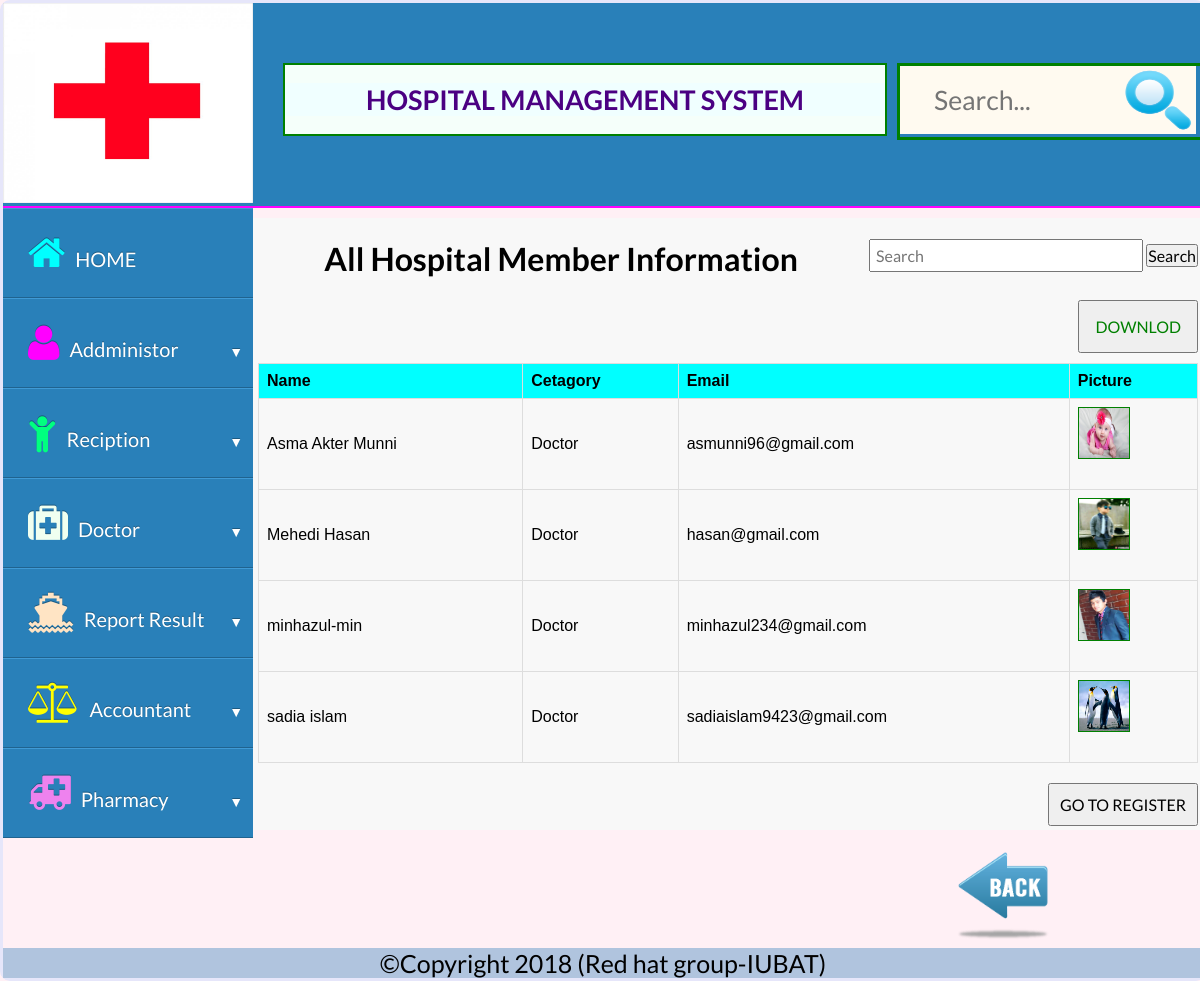
Screenshot of /all_users/Dr_and_Nurse_list.php with the database file from the repository.
### tables this page shows
CREATE TABLE `registration` (
  `id` int(11) NOT NULL,
  `name` varchar(111) NOT NULL,
  `password` varchar(111) NOT NULL,
  `Cetagory` varchar(111) NOT NULL,
  `email` varchar(111) NOT NULL,
  `pic` varchar(111) NOT NULL
);

### functions/dbconfig.php (called while the page is built)
<?php
	class dbconfig{
		public function connection(){
			$conn = new mysqli("127.0.0.1","root","","hospital_management_system");
			return $conn;
		}
	}
?>

### functions/functions.php (called while the page is built, shortened)
<?php
class cls_func{
	public function con(){
		$connect = new dbconfig();
		return $connect->connection();
	}
	public function view_st_info(){
		$result = $this->con()->query("Select * from registration");
		return $result;
	}
	}
	?>

### all_users/Dr_and_Nurse_list.php (the view, shortened to what this page needs)
<?php
  require_once('../functions/dbconfig.php');
  require_once('../functions/functions.php');
  $obj = new cls_func();
  $qry=$obj->view_st_info();
?>
<!DOCTYPE HTML>
<html>
  <head>
			<link rel="stylesheet" type="text/css" href="../css/project.css"/>
			<link rel="stylesheet" type="text/css" href="../css/font-awesome.min.css"/>
			<link rel="stylesheet" href="../css/normalize.css">
        	<link rel="stylesheet" href="../css/dropdown.css">
  </head>
  <body>
      <div class="all">
        <div class="firsttwo">
          <div class="logo">
            <img src="../images/medical-logo.jpeg" style="width:250px;height:200px;"/>
          </div>
          <div class="title">
            <center>
            <h1>HOSPITAL MANAGEMENT SYSTEM</h1>
            </center>
          </div>
          <div class="search">
            <div class="box">
  <div class="container-1">
      <input type="search" id="search" placeholder="Search..." />
   <a href=""><img src="../images/search.png" alt="" style="width:76px;
   height:68px;
   background-color:#FFFAF0;
   margin:0px;
  "/></a>
  </div>
</div>
          </div>
        </div>
        <div class="secondthree">
    <div class="container">
    <ul>
      <li class="dropdown">
        <a href="../index.php" data-toggle="dropdown"><i class="fa-2x fa fa-home" aria-hidden="true" style="margin-right:10px;color:#00FFFF;"></i>HOME </a>
      </li>
      <li class="dropdown">
        <a href="#" data-toggle="dropdown"><i class="fa-2x fa fa-user" aria-hidden="true" style="margin-right:10px;color:#FF00FF;"></i>Addministor <i class="icon-arrow"></i></a>
      </li>
    <li class="dropdown">
      <a href="#" data-toggle="dropdown"><i class="fa-2x fa fa-child" aria-hidden="true" style="margin-right:10px;color:#00FF7F;"></i>Reciption <i class="icon-arrow"></i></a>
    </li><li class="dropdown">
      <a href="#" data-toggle="dropdown"><i class="fa-2x fa fa-medkit" aria-hidden="true" style="margin-right:10px;color:#F0FFF0;"></i>Doctor<i class="icon-arrow"></i></a>
    </li><li class="dropdown">
      <a href="#" data-toggle="dropdown"><i class="fa-2x fa fa-ship" aria-hidden="true" style="margin-right:10px;color:#FFE4C4;"></i>Report Result<i class="icon-arrow"></i></a>
    </li><li class="dropdown">
      <a href="#" data-toggle="dropdown"><i class="fa-2x fa fa-balance-scale" aria-hidden="true" style="margin-right:10px;color:#FFFF00;"></i>Accountant<i class="icon-arrow"></i></a>
    </li>
    <li class="dropdown">
      <a href="#" data-toggle="dropdown"><i class="fa-2x fa fa-ambulance" aria-hidden="true" style="margin-right:10px;color:#EE82EE;"></i>Pharmacy<i class="icon-arrow"></i></a>
    </li>
  </ul>
</div>
          <div class="MIDDLE" style="height: 612px;">
                         <article style="width:940px;margin:0px auto;">
                                        <form method="GET" action="search.php" style="float: right;">
                                                <input type="text" name="query" placeholder="Search ">
                                                <button type="submit">Search</button><br>
                                            </form>
                                         <center> <h1>All Hospital Member Information</h1></center>
                                         <a href = "reg_details_list_pdf.php"><button style="float: right;margin-bottom: 10px;padding: 15px;color:green;">DOWNLOD</button></a>
                                            <table>
                                          <tr>
                                            <th>Name</th>
                                            <th>Cetagory</th>
                                            <th>Email</th>
                                            <th>Picture</th>
                                          </tr>
                                          <?php
                                          while($rec=$qry->fetch_assoc())
                                                    {
                                          ?>
                                          <tr>
                                            <td><?php echo $rec['name']; ?></td>
                                            <td><?php echo $rec['Cetagory']; ?></td>
                                            <td><?php echo $rec['email']; ?></td>
                                             <td>
                                                   <img id="logo_preview" src="../images/<?php echo $rec['pic'];?>" style="height:50px; width:50px; border:1px green solid;"><br><br>
                                            </td>
                                          </tr>
                                        <?php
                                                    }
                                        ?>
                                               </table>
                                             <center><a href = "register.php"><input type = "button" value = "GO TO REGISTER" style="padding: 10px;margin-top: 20px;float: right;" /></a></center>
                                       </article>
                   </div>
                <div class="back" style="float:right;">
                  <center>
                  <a href=""><img src="../images/back-icon.png" style="width:100px;height: 100px;" /></a>
                  </center>
                </div>
          </div>
        <div class="copyright">
        <center>
        &copy;Copyright 2018 (Red hat group-IUBAT)
        </center>
        </div>
      </div>
  </body>
</html>

### css/project.css (style rules this page uses)
* { margin:0px;padding:0px; }
body { background-color:#FFF0F5; }
.all { width:1200px;margin:0px auto;background-color:#FFF0F5;border:3px solid #E6E6FA;border-radius:10px; }
.firsttwo { background-color:#2980B9;display:block;overflow:hidden;border-bottom:2px solid #FF00FF; }
.logo { background-color:;float:left; }
.title { background-color:#F5FFFA;margin-left:30px;margin-top:60px;width:600px;float:left;padding:0px;border:2px solid green; }
.title h1 { background-color:#F0FFFF;color:#4B0082;font-size:27px; }
.secondthree { overflow:hidden;display:block; }
.MIDDLE { background-color: #f8f8f8;width:950px;margin:10px auto;overflow: hidden; }
.copyright { background-color:#B0C4DE;font-size:25px;margin-top:5px; }
.search { float:right;margin-top:60px;border:3px solid green; }
.container-1 { width: 300px; vertical-align: middle; white-space: nowrap; position: relative; }
.container-1 input#search { width: 220px; height: 50px; background:#FFFAF0; border: none; font-size: 20pt; float: left; color: #63717f; padding:34px; }
input[type="text"],input[type="email"],input[type="password"] { border:1px solod green;width: 260px;margin-bottom: 10px;margin-left: 5px;padding: 5px; }
.back { width:400px;margin:0px auto; }

### css/dropdown.css (style rules this page uses)
body { font-family: "Lato", Helvetica, Arial; font-size: 16px; }
*, *:before, *:after { -webkit-border-sizing: border-box; -moz-border-sizing: border-box; border-sizing: border-box; }
.container { float:left; width: 250px; margin: 0px; }
.container > ul { list-style: none; padding: 0; margin: 0 0 20px 0; }
.dropdown a { text-decoration: none;font-size: 20px; }
.dropdown [data-toggle="dropdown"] { position: relative; display: block; color: white; background: #2980B9; -moz-box-shadow: 0 1px 0 #409ad5 inset, 0 -1px 0 #20638f inset; -webkit-box-shadow: 0 1px 0 #409ad5 inset, 0 -1px 0 #20638f inset; box-shadow: 0 1px 0 #409ad5 inset, 0 -1px 0 #20638f inset; text-shadow: 0 -1px 0 rgba(0, 0, 0, 0.3); padding: 25px; }
.dropdown .icon-arrow { position: absolute; display: block; font-size: 0.7em; color: #fff; top: 45px; right: 10px; }
.dropdown .icon-arrow:before { content: '\25BC'; }

### all_users/Dr_and_Nurse_list.php (style rules this page uses)
table { font-family: arial, sans-serif; border-collapse: collapse; width: 100%; }
th { background-color: #00FFFF; }
td, th { border: 1px solid #dddddd; text-align: left; padding: 8px; }
tr:nth-child(even) { background-color: ; }

### rows the page displays
registration: name "Asma Akter Munni", Cetagory "Doctor", email "asmunni96@gmail.com", pic (picture)
registration: name "Mehedi Hasan", Cetagory "Doctor", email "hasan@gmail.com", pic (picture)
registration: name "minhazul-min", Cetagory "Doctor", email "minhazul234@gmail.com", pic (picture)
registration: name "sadia islam", Cetagory "Doctor", email "sadiaislam9423@gmail.com", pic (picture)
